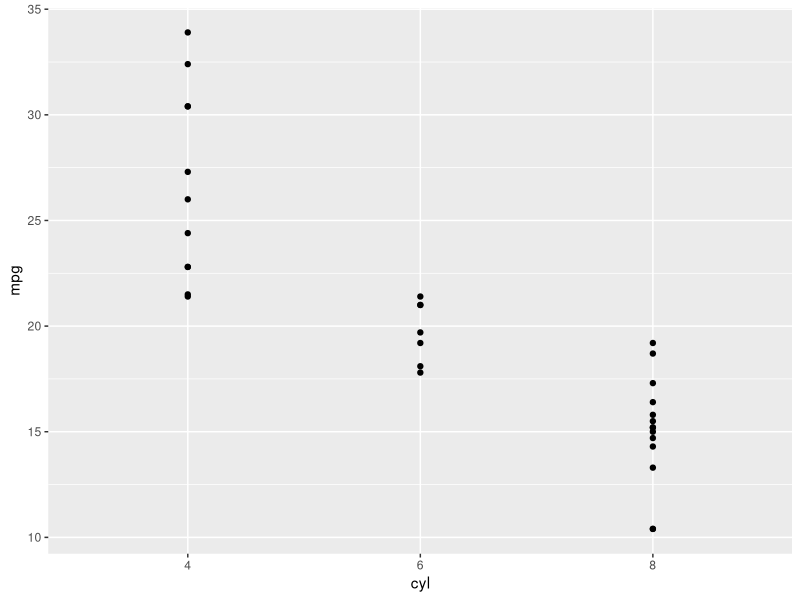
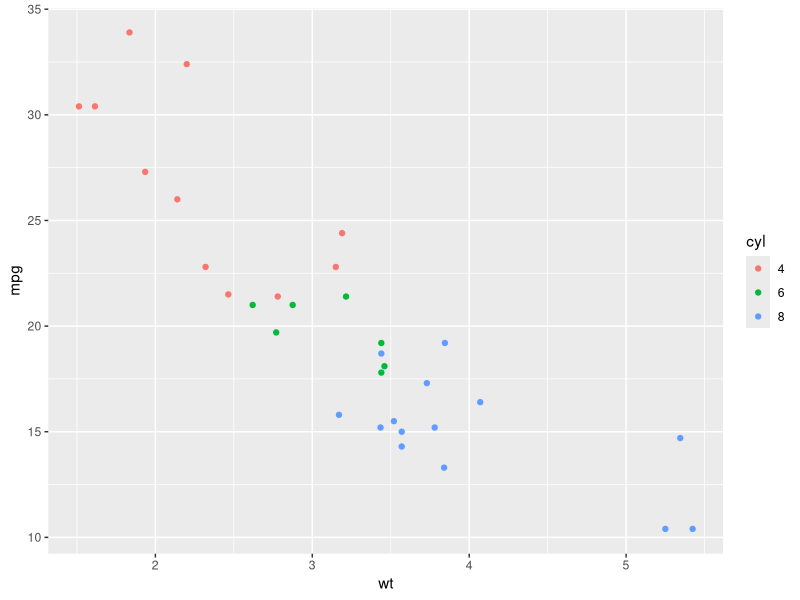
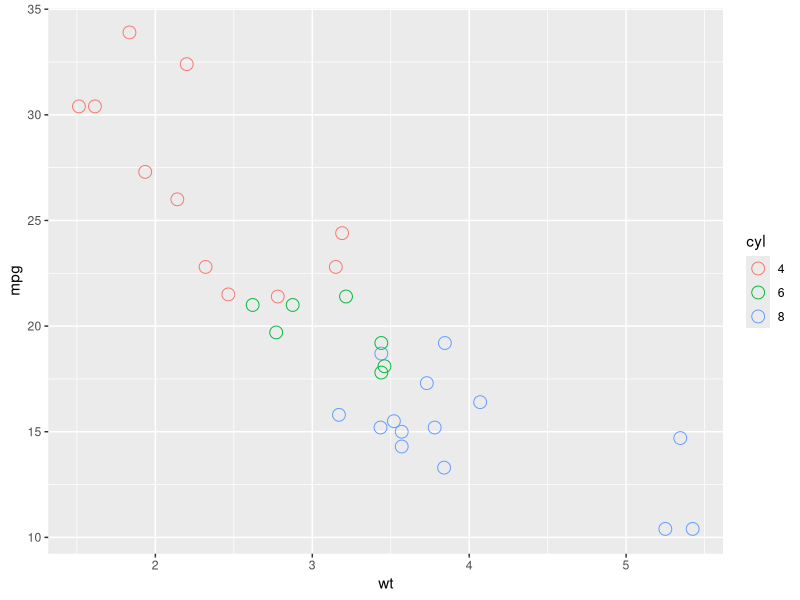

These charts were generated, in order, by the following R code:
### Datacamp: Data Visualization with Ggplot2 1, chapter 3 aesthetics
## https://campus.datacamp.com/courses/data-visualization-with-ggplot2-1/chapter-3-aesthetics?ex=1 

## Common aesthetics
# x: x axis position
# y: y axis position
# color: color of dots, outlines of other shapes
# fill: fill color
# size: diameter of dots, thickness of lines
# alpha: transparency (0=transparent, 1=opaque)
# linetype: line dash pattern
# labels: text on plot or axes
# shape: shape of points

str(mtcars)
mtcars2 <- mtcars
mtcars2$cyl <- as.factor(mtcars2$cyl)
str(mtcars2)

library(ggplot2)
ggplot(mtcars2,aes(x=cyl,y=mpg))+geom_point()
ggplot(mtcars2,aes(x=wt,y=mpg,col=cyl))+geom_point()
ggplot(mtcars2, aes(x=wt,y=mpg,col=cyl))+geom_point(shape=1,size=4)
